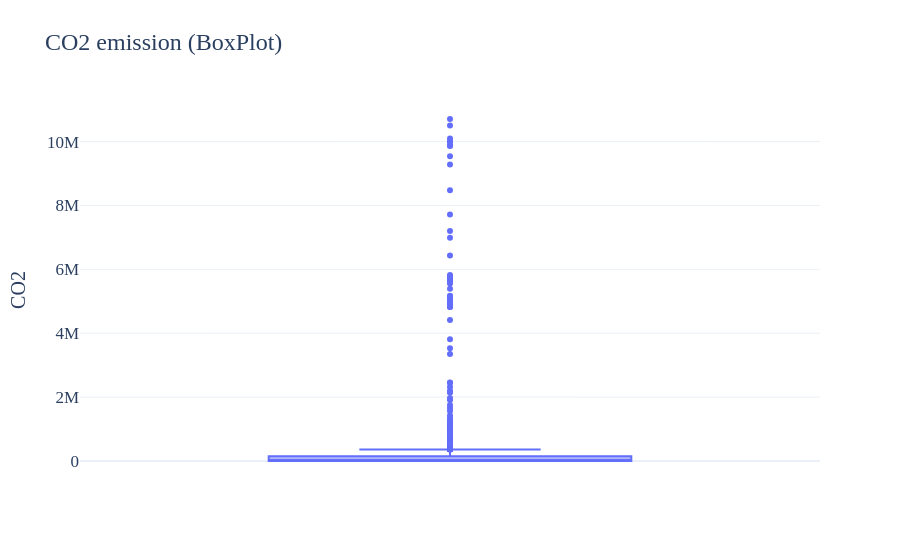

Notebook code cell kept with this figure:
### Code cell
# distribution of CO2 emissions and highlights the presence of significant outliers in the dataset
fig1 = px.box(df_scaled, y='CO2', template='plotly_white', title='CO2 emission (BoxPlot)')

# Customize the layout of the box plot
fig1.update_layout(font=dict(size=17, family="Franklin Gothic"))

# Display the box plot
fig1.show()

### Figure 1 — Plotly figure (JSON) as saved in the notebook; plotly's stock layout.template omitted (floating-point values rounded to 4 significant figures; data arrays with more than 128 entries replaced by an {"elided": "..."} marker saying what was removed)
{"data": [{"alignmentgroup": "True", "hovertemplate": "CO2=%{y}<extra></extra>", "legendgroup": "", "marker": {"color": "#636efa"}, "name": "", "notched": false, "offsetgroup": "", "orientation": "v", "showlegend": false, "type": "box", "x0": " ", "xaxis": "x", "y": {"elided": "3597 float values"}, "y0": " ", "yaxis": "y"}], "layout": {"boxmode": "group", "font": {"family": "Franklin Gothic", "size": 17}, "legend": {"tracegroupgap": 0}, "title": {"text": "CO2 emission (BoxPlot)"}, "xaxis": {"anchor": "y", "domain": [0, 1]}, "yaxis": {"anchor": "x", "domain": [0, 1], "title": {"text": "CO2"}}}}
